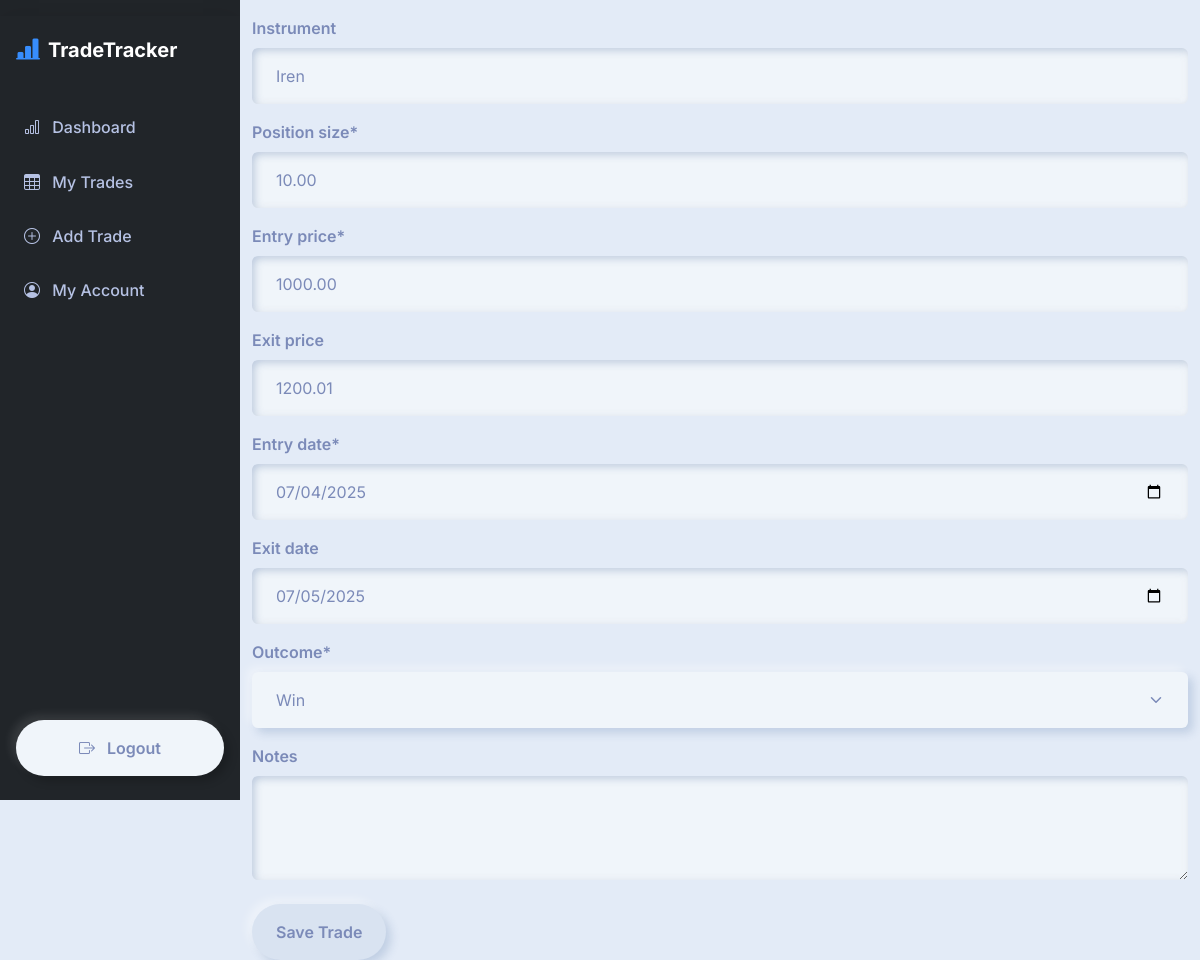
The app's page /trades/edit/30/ (signed in) with its own data.
### trades/models.py (models this page shows, shortened)
class Trade(models.Model):
    user = models.ForeignKey(User, on_delete=models.CASCADE)
    instrument = models.CharField(max_length=100)
    position_size = models.DecimalField(max_digits=10, decimal_places=2)
    entry_price = models.DecimalField(max_digits=10, decimal_places=2)
    exit_price = models.DecimalField(max_digits=10, decimal_places=2, null=True, blank=True)
    entry_date = models.DateField()
    exit_date = models.DateField(null=True, blank=True)
    outcome = models.CharField(max_length=10, choices=[('win', 'Win'), ('loss', 'Loss'), ('open', 'Open')])
    notes = models.TextField(blank=True)

### trades/views.py (the view)
# urls.py: path('trades/edit/<int:pk>/', views.edit_trade, name='edit_trade'),
@login_required
def edit_trade(request, pk):
    trade = get_object_or_404(Trade, pk=pk, user=request.user)
    form  = TradeForm(request.POST or None, instance=trade)
    if form.is_valid():
        form.save()
        messages.success(request, "Trade updated successfully.")
        return redirect('trade_list')
    return render(request, 'trades/add_trade.html', {'form': form})

### trades/templates/trades/add_trade.html (shortened to what this page needs)
{% extends 'trades/base.html' %}
{% load crispy_forms_tags %}
{% block content %}
<form method="post" novalidate>
  <div class="mb-3">
    <label for="id_instrument" class="form-label">Instrument</label>
    <input
      type="text"
      id="id_instrument"
      name="instrument"
      list="instrument-list"
      class="form-control"
      placeholder="Start typing ticker…"
      value="{{ form.instrument.value|default_if_none:'' }}"
      required
    >
  </div>
  {{ form.position_size|as_crispy_field }}
  {{ form.entry_price|as_crispy_field }}
  {{ form.exit_price|as_crispy_field }}
  {{ form.entry_date|as_crispy_field }}
  {{ form.exit_date|as_crispy_field }}
  {{ form.outcome|as_crispy_field }}
  {{ form.notes|as_crispy_field }}
  <button type="submit" class="btn btn-primary mt-2">Save Trade</button>
</form>
{% endblock %}

### trades/templates/trades/base.html (style rules this page uses)
:root { --sidebar-width: 240px; }
body { font-family: 'Inter', sans-serif; background: #e3ebf7; }

### records on screen
Trade: instrument "Iren", position_size "10.00", entry_price "1000.00", exit_price "1200.01", entry_date "07/04/2025", exit_date "07/05/2025", outcome "Win"
